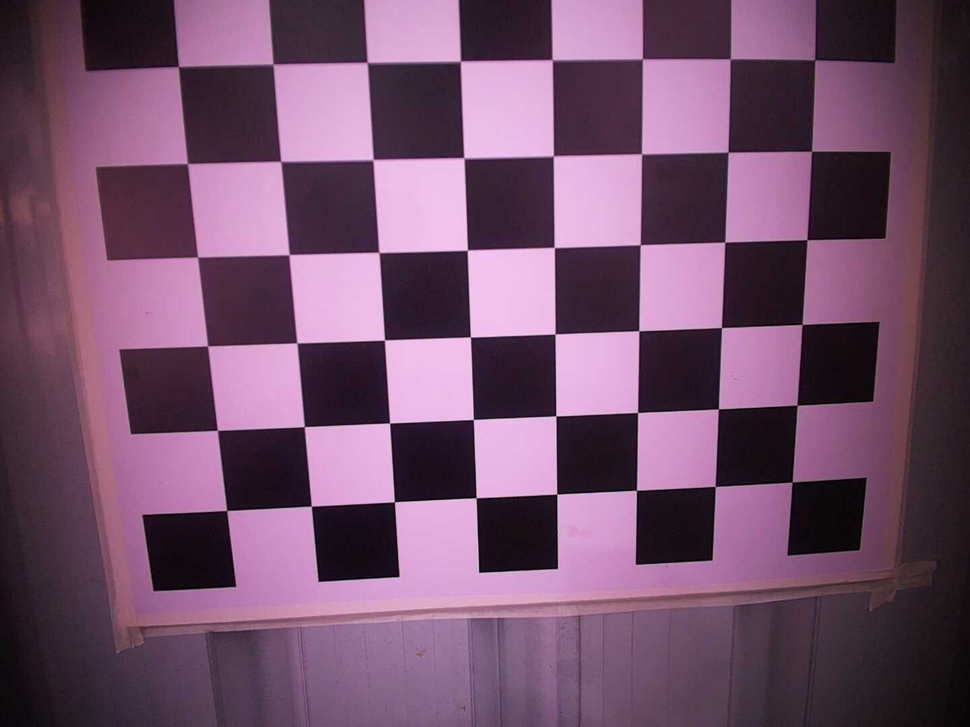
#> input picture calibration_testing/chessboard_images_2.8mm/chessboard_20251109_114132_756.jpg, 970 x 727 px, shrunk from 1440 x 1080 before the run
$ jupyter execute --allow-errors calibration_testing.ipynb
#> lines starting #> are read from the running program, lines starting #| are printed output that depends on the picture; after the words box and inside, x2 and y2 are one past the last pixel; in counts of white or black regions, pixels touching at a corner belong together
# Calibration Testing

Self-contained notebook in `calibration_testing/`:
1. Intrinsic calibration and intrinsic reprojection error
2. Undistort `source.png` / `sink.png` (for visualization)
3. Load JSON: **`image_points` are always in distorted / raw pixel space**; Step 3 undistorts them only for overlay on the undistorted image
4. Extrinsic solve in **distorted / raw** image space (`camera_matrix` + `dist_coeffs` from Step 1)

[cell 1]
import os
import json
from datetime import datetime

import cv2
import yaml
import pickle
import numpy as np
import matplotlib.pyplot as plt

ROOT = os.path.abspath('.')
if os.path.basename(ROOT) == 'calibration_testing':
    BASE_DIR = ROOT
else:
    BASE_DIR = os.path.join(ROOT, 'calibration_testing')

# ---------- Top-level config ----------
MODE = 'sink'  # change to 'sink' when needed
assert MODE in ('source', 'sink')

if MODE == 'source':
    CB_DIR = os.path.join(BASE_DIR, 'merged_frames')
else:
    CB_DIR = os.path.join(BASE_DIR, 'chessboard_images_2.8mm')

TARGET_DIR = os.path.join(BASE_DIR, MODE)

IMAGE_NAME = f'{MODE}.png'
SOURCE_IMAGE = os.path.join(TARGET_DIR, IMAGE_NAME)
COURT_INFO = os.path.join(TARGET_DIR, 'court_info.json')

CAM_YAML = os.path.join(TARGET_DIR, 'camera_object.yaml')
CAM_PKL = os.path.join(TARGET_DIR, 'camera_object.pkl')
INTRINSIC_EVAL_JSON = os.path.join(TARGET_DIR, 'intrinsic_eval.json')
UNDISTORTED_IMAGE = os.path.join(TARGET_DIR, f'{MODE}_undistorted_new.png')
POINTS_PLOT_IMAGE = os.path.join(TARGET_DIR, f'{MODE}_points_on_undistorted.png')
EXTRINSIC_JSON = os.path.join(TARGET_DIR, 'extrinsic_pose_undistorted.json')
EXTRINSIC_OVERLAY = os.path.join(TARGET_DIR, f'{MODE}_extrinsic_reprojection_overlay.png')

os.makedirs(TARGET_DIR, exist_ok=True)
assert os.path.exists(CB_DIR), f'Missing checkeSOURCE_IMAGErboard dir: {CB_DIR}'
#> (the rest of this cell did not finish here and is left out)

## Step 1: Intrinsic Calibration + Error

[cell 2]
# Chessboard settings (same pattern used in your scripts)
CH_DIM = (6, 8)  # rows, cols in your current setup
SQ_SIZE_MM = 25.0
MIN_IMAGES = 3
IS_FISHEYE = False

obj_3d = np.zeros((CH_DIM[0] * CH_DIM[1], 3), np.float32)
idx = 0
for i in range(CH_DIM[0]):
    for j in range(CH_DIM[1]):
        obj_3d[idx][0] = i * SQ_SIZE_MM
        obj_3d[idx][1] = j * SQ_SIZE_MM
        idx += 1

ch_dim_cv = (CH_DIM[1], CH_DIM[0])
images = sorted([f for f in os.listdir(CB_DIR) if f.lower().endswith(('.jpg', '.jpeg', '.png'))])
assert images, 'No checkerboard images found.'

objpoints, imgpoints = [], []
ref_shape = None
corner_dir = os.path.join(TARGET_DIR, 'corner_images')
os.makedirs(corner_dir, exist_ok=True)

for name in images:
    p = os.path.join(CB_DIR, name)
    im = cv2.imread(p)
#> im is the input picture: shape (727, 970, 3); mean B, G, R 106.9, 80.7, 114.7
    if im is None:
        continue
    if ref_shape is None:
        ref_shape = im.shape[:2][::-1]  # width,height
#> ref_shape = (970, 727)
    gray = cv2.cvtColor(im, cv2.COLOR_BGR2GRAY)
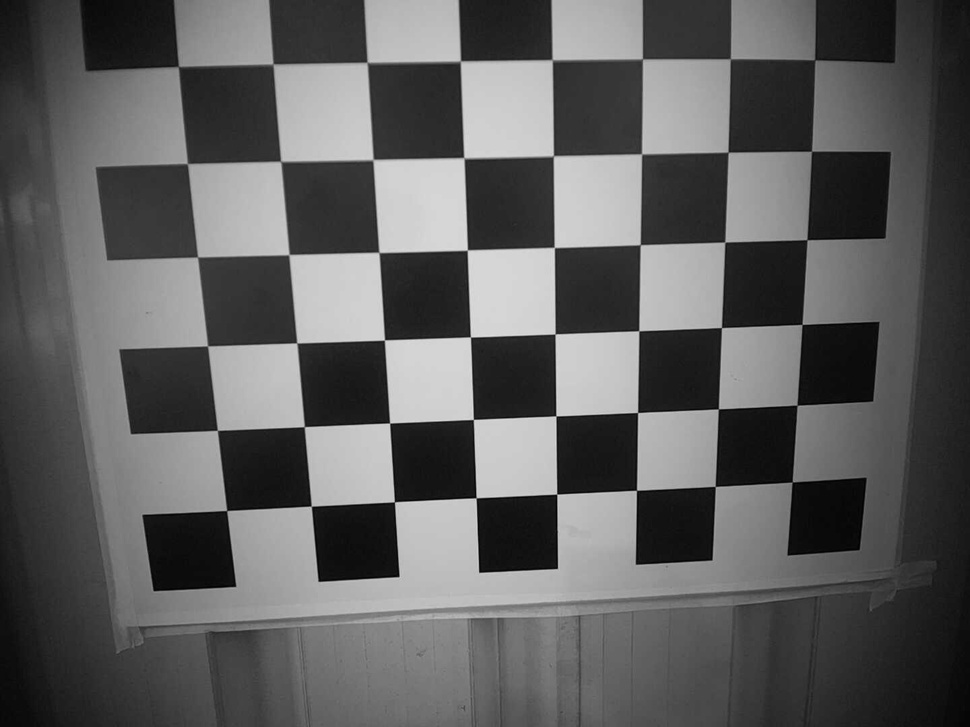
#> gray: shape (727, 970); min 1, max 224, mean 93.8
    ret, corners = cv2.findChessboardCorners(gray, ch_dim_cv, None)
#> ret = True; corners = 48 rows, first 8: [177.9, 65.96], [273.3, 63.4], [366.7, 61.8], [460.8, 60.24], [551.6, 58.98], [642.7, 58.51], [730.2, 58.52], [814.8, 59.69]
    vis = im.copy()
    if ret:
        cv2.drawChessboardCorners(vis, ch_dim_cv, corners, ret)
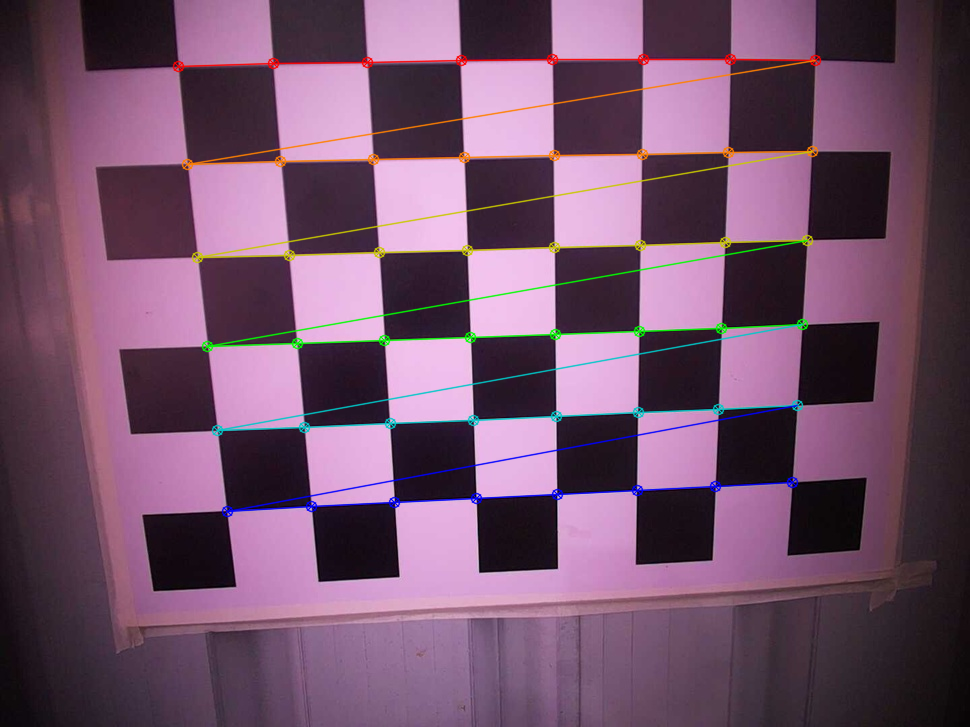
#> vis: shape (727, 970, 3); 3.36% of pixels changed, all inside (x1, y1, x2, y2) = (172, 53, 822, 518)
        corners2 = cv2.cornerSubPix(
            gray,
            corners,
            (3, 3),
            (-1, -1),
            (cv2.TERM_CRITERIA_EPS + cv2.TERM_CRITERIA_MAX_ITER, 30, 0.001),
        )
#> corners2 = 48 rows, first 8: [178.3, 66.4], [272.9, 63.84], [367, 62.19], [460.5, 60.85], [552.1, 59.61], [642.5, 58.79], [730.4, 58.76], [814.8, 59.75]
        objpoints.append(obj_3d)
        imgpoints.append(corners2)
    cv2.imwrite(os.path.join(corner_dir, name), vis)

#> (the rest of this cell did not finish here and is left out)
